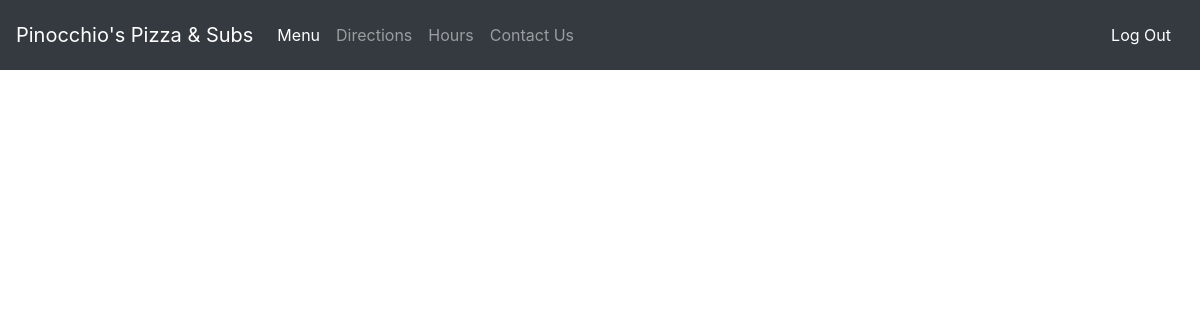
Page / (signed in) on the earlier database version.
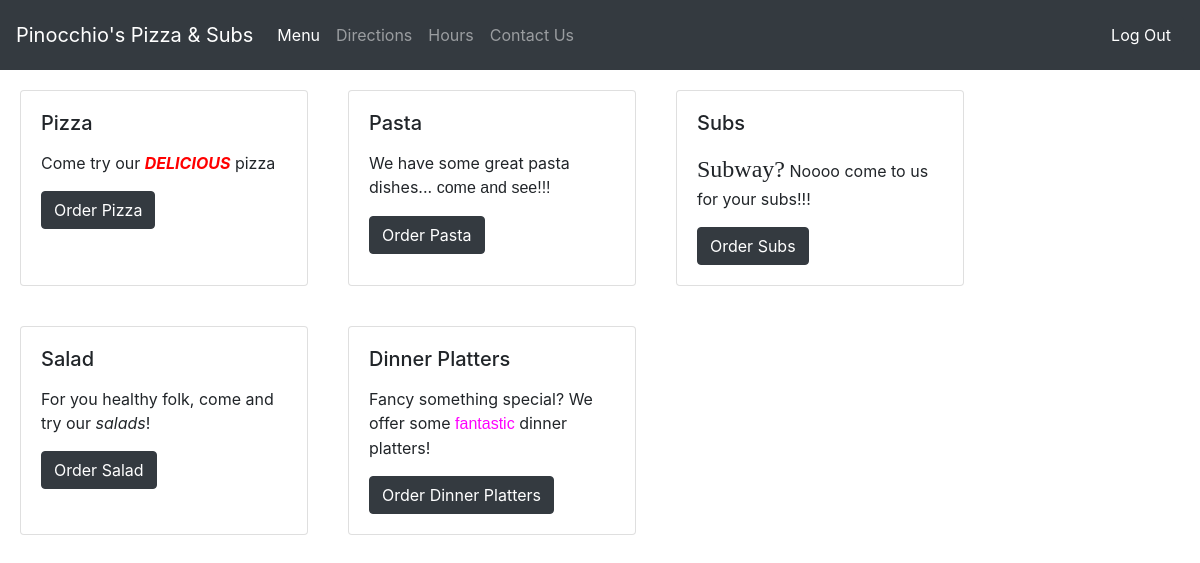
Same page on the later database version.
### orders/models.py (models this page shows, shortened)
class Category(models.Model):
    category_title = models.CharField(max_length=200)
    category_gif = models.CharField(max_length=200)
    category_description = models.TextField() #make this the wysiwyg text field

### orders/views.py (the view)
# urls.py: path("", views.index, name="index"),
def index(request):
    if request.user.is_authenticated:
        return render(request, "orders/home.html", {"categories":Category.objects.all})
    else:
        return redirect("orders:login")

### orders/templates/orders/home.html (shortened to what this page needs)
{% extends 'orders/header.html' %}
{% block content %}
    <div class="container-fluid">
      <div class="row">
        {% for cat in categories %}
          <div class="card" style="width: 18rem; margin: 20px;">
            <div class="card-body">
              <h5 class="card-title" >{{cat.category_title}}</h5>
              <p class="card-text">{{cat.category_description|safe}}</p>
              <a href="#" class="btn btn-dark" >Order {{cat.category_title}}</a>
            </div>
          </div>
        {% endfor %}
      </div>
    </div>
{% endblock %}

### orders/templates/orders/header.html (shortened to what this page needs)
<!doctype html>
<html lang="en">
  <head>
    <link rel="stylesheet" href="https://stackpath.bootstrapcdn.com/bootstrap/4.3.1/css/bootstrap.min.css">
  </head>
  <body>
    <nav class="navbar navbar-expand-lg navbar-dark bg-dark">
      <a class="navbar-brand" href="#">Pinocchio's Pizza & Subs</a>
      <div class="collapse navbar-collapse" id="navbarText">
        {% if user.is_authenticated %}
        <ul class="navbar-nav mr-auto">
          <li class="nav-item active">
            <a class="nav-link" href="#">Menu <span class="sr-only">(current)</span></a>
          </li>
          <li class="nav-item">
            <a class="nav-link" href="#">Directions</a>
          </li>
          <li class="nav-item">
            <a class="nav-link" href="#">Hours</a>
          </li>
          <li class="nav-item">
            <a class="nav-link" href="#">Contact Us</a>
          </li>
        </ul>
        <span class="navbar-text">
          <a href="/logout" class="btn btn-dark">Log Out</a>
        </span>
        {% endif %}
      </div>
    </nav>
   {% block content %}
   {% endblock %}
  </body>
</html>

Differences in the rows shown:
added Category: category_title "Pizza", category_description "Come try our DELICIOUS pizza"
added Category: category_title "Pasta", category_description "We have some great pasta dishes... come and see!!!"
added Category: category_title "Subs", category_description "Subway? Noooo come to us for your subs!!!"
added Category: category_title "Salad", category_description "For you healthy folk, come and try our salads !"
added Category: category_title "Dinner Platters", category_description "Fancy something special? We offer some fantastic dinner platters!"
